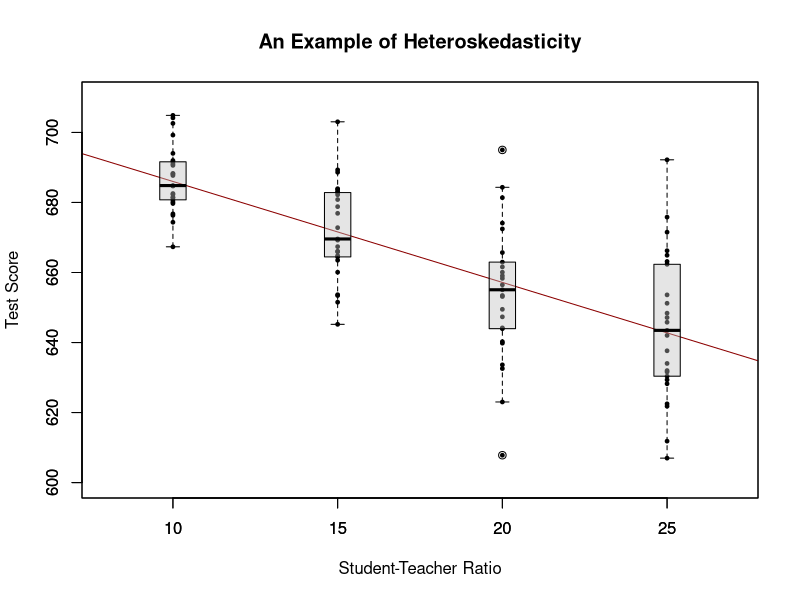
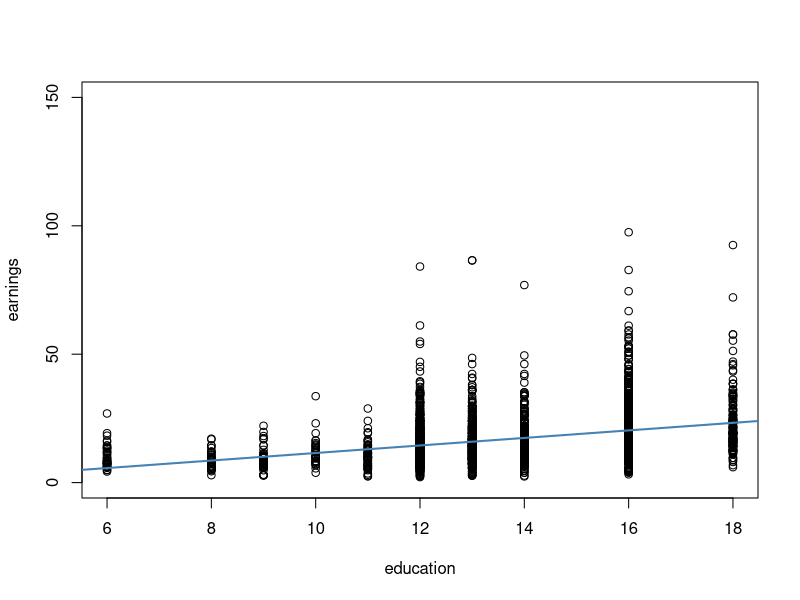
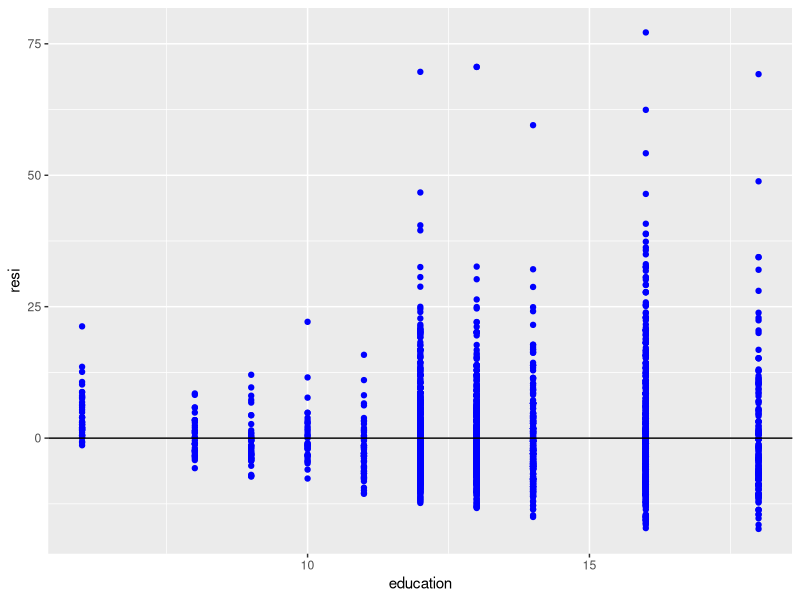

Here is the R script that generated these plots, in order: (Note: this script raises an error after producing the figures.)
## ---- chunk 1
# load scales package for adjusting color opacities
library(scales)
# generate some heteroskedastic data:
# set seed for reproducibility
set.seed(123)
# set up vector of x coordinates
x <- rep(c(10, 15, 20, 25), each = 25)
# initialize vector of errors
e <- c()
# sample 100 errors such that the variance increases with x
e[1:25] <- rnorm(25, sd = 10)
e[26:50] <- rnorm(25, sd = 15)
e[51:75] <- rnorm(25, sd = 20)
e[76:100] <- rnorm(25, sd = 25)
# set up y
y <- 720 - 3.3 * x + e
# Estimate the model
mod <- lm(y ~ x)
# Plot the data
plot(x = x,
y = y,
main = "An Example of Heteroskedasticity",
xlab = "Student-Teacher Ratio",
ylab = "Test Score",
cex = 0.5,
pch = 19,
xlim = c(8, 27),
ylim = c(600, 710))
# Add the regression line to the plot
abline(mod, col = "darkred")
# Add boxplots to the plot
boxplot(formula = y ~ x,
add = TRUE,
at = c(10, 15, 20, 25),
col = alpha("gray", 0.4),
border = "black")
## ---- chunk 2
# load package and attach data
library(AER)
data("CPSSWEducation")
attach(CPSSWEducation)
## ---- chunk 3
summary(CPSSWEducation)
## ---- chunk 4
# estimate a simple regression model
labor_model <- lm(earnings ~ education)
summary(labor_model)
## ---- chunk 5
# plot observations and add the regression line
plot(education,
earnings,
ylim = c(0, 150))
abline(labor_model,
col = "steelblue",
lwd = 2)
## ---- chunk 6
# compute a 95% confidence interval for the coefficients in the model
confint(labor_model)
## ---- chunk 7
#Showing  heteroskedasticity using residual plot  
CPSSWEducation$resi <- labor_model$residuals
library(ggplot2)
ggplot(data = CPSSWEducation, aes(y =resi , x = education)) + geom_point(col = 'blue') + geom_abline(slope = 0)
## ---- chunk 8
# compute heteroskedasticity-robust standard errors
vcov <- vcovHC(linear_model, type = "HC1")
vcov
## ---- chunk 9
# compute the square root of the diagonal elements in vcov
robust_se <- sqrt(diag(vcov))
robust_se
## ---- chunk 10
# we invoke the function `coeftest()` on our model
coeftest(linear_model, vcov. = vcov)
## ---- chunk 11
set.seed(905)
# generate heteroskedastic data
X <- 1:500
Y <- rnorm(n = 500, mean = X, sd = 0.6 * X)
# estimate a simple regression model
reg <- lm(Y ~ X)
# plot the data
plot(x = X, y = Y,
pch = 19,
col = "steelblue",
cex = 0.8)
# add the regression line to the plot
abline(reg,
col = "darkred",
lwd = 1.5)
## ---- chunk 12
# test hypthesis using the default standard error formula
linearHypothesis(reg, hypothesis.matrix = "X = 1")$'Pr(>F)'[2] < 0.05
## ---- chunk 13
#test hypothesis using the robust standard error formula
linearHypothesis(reg, hypothesis.matrix = "X = 1", white.adjust = "hc1")$'Pr(>F)'[2] < .05
## ---- chunk 14
#checking by Brush Pagan test
library(lmtest)
bptest(reg)
